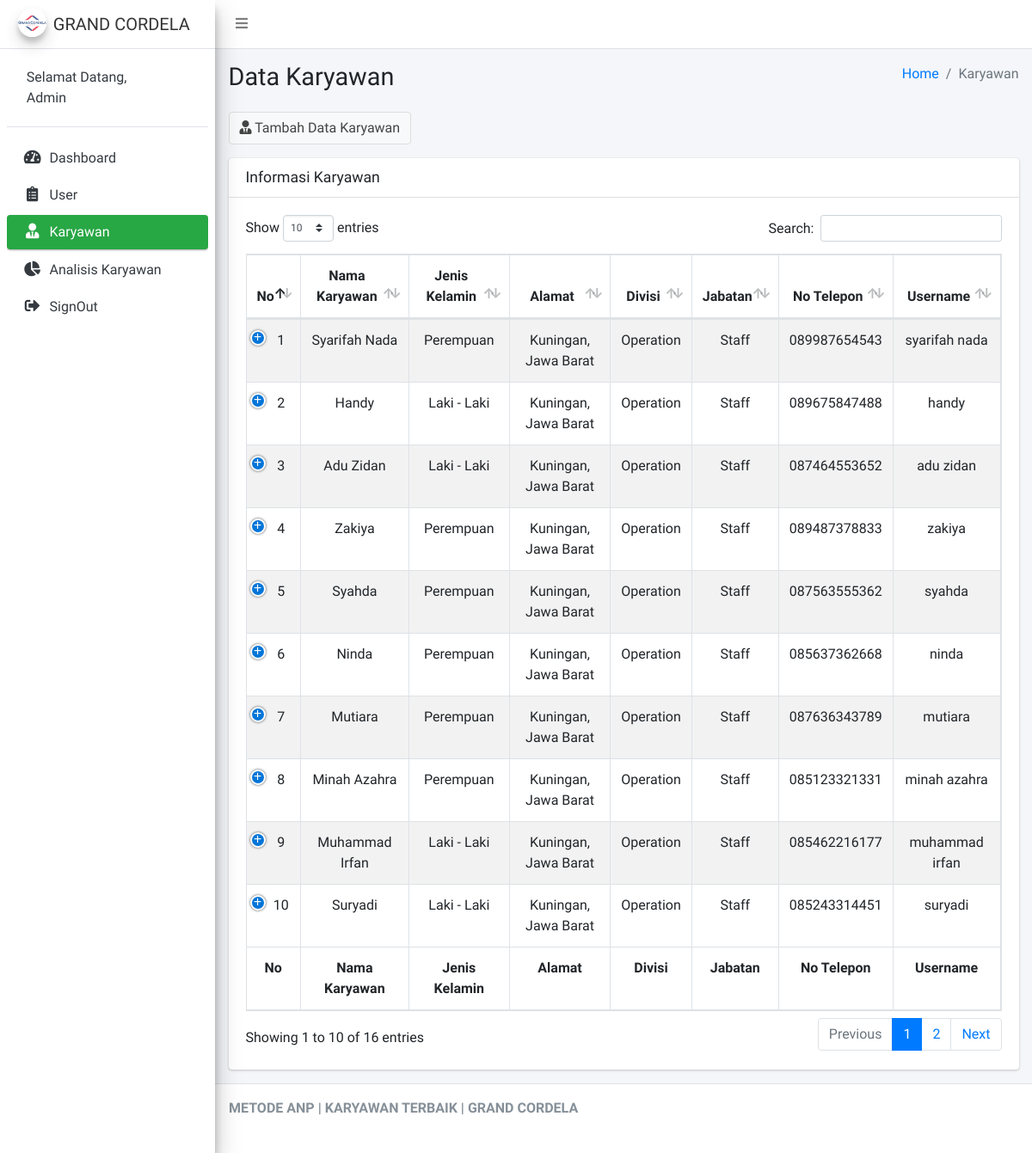
Screenshot of /Admin/cKaryawan (signed in) with the database file from the repository.
### tables this page shows
CREATE TABLE `karyawan` (
  `id_karyawan` int(11) NOT NULL,
  `id_user` int(11) NOT NULL,
  `nama_kar` varchar(125) NOT NULL,
  `jk_kar` varchar(30) NOT NULL,
  `alamat` text NOT NULL,
  `divisi` varchar(30) NOT NULL,
  `jabatan` varchar(30) NOT NULL,
  `no_hp` varchar(15) NOT NULL,
  `username` varchar(50) NOT NULL,
  `password` varchar(50) NOT NULL,
  `tgl_mulai_kerja` varchar(15) NOT NULL
);

### application/controllers/Admin/cKaryawan.php (called while the page is built, shortened)
<?php
class cKaryawan extends CI_Controller
{
	public function __construct()
	{
		$this->load->model('mKaryawan');
	}
	public function index()
	{
		$data = array(
			'karyawan' => $this->mKaryawan->select()
		);
		$this->load->view('Admin/Layout/head');
		$this->load->view('Admin/Layout/aside');
		$this->load->view('Admin/vKaryawan', $data);
		$this->load->view('Admin/Layout/footer');
	}
}

### index.php (called while the page is built, shortened)
<?php
require_once BASEPATH.'core/CodeIgniter.php';

### application/models/mKaryawan.php (called while the page is built, shortened)
<?php
class mKaryawan extends CI_Model
{
	public function select()
	{
		$this->db->select('*');
		$this->db->from('karyawan');
		return $this->db->get()->result();
	}
}

### application/views/Admin/vKaryawan.php (the view, shortened to what this page needs)
<div class="content-wrapper">
	<section class="content-header">
		<div class="container-fluid">
			<div class="row mb-2">
				<div class="col-sm-6">
					<h1>Data Karyawan</h1>
				</div>
				<div class="col-sm-6">
					<ol class="breadcrumb float-sm-right">
						<li class="breadcrumb-item"><a href="#">Home</a></li>
						<li class="breadcrumb-item active">Karyawan</li>
					</ol>
				</div>
			</div>
		</div>
	</section>
	<section class="content">
		<div class="container-fluid">
			<div class="row">
				<div class="col-12  ">
					<button type="button" class="btn btn-default mb-3" data-toggle="modal" data-target="#modal-default">
						<i class="fas fa-user-tie"></i> Tambah Data Karyawan
					</button>
					<div class="card">
						<div class="card-header">
							<h3 class="card-title">Informasi Karyawan</h3>
						</div>
						<div class="card-body">
							<table id="example1" class="table table-bordered table-striped">
								<thead>
									<tr>
										<th class="text-center">No</th>
										<th class="text-center">Nama Karyawan</th>
										<th class="text-center">Jenis Kelamin</th>
										<th class="text-center">Alamat</th>
										<th class="text-center">Divisi</th>
										<th class="text-center">Jabatan</th>
										<th class="text-center">No Telepon</th>
										<th class="text-center">Username</th>
									</tr>
								</thead>
								<tbody>
									<?php
									$no = 1;
									foreach ($karyawan as $key => $value) {
									?>
										<tr>
											<td class="text-center"><?= $no++ ?></td>
											<td class="text-center"><?= $value->nama_kar ?></td>
											<td class="text-center"><?= $value->jk_kar ?></td>
											<td class="text-center"><?= $value->alamat ?></td>
											<td class="text-center"><?= $value->divisi ?></td>
											<td class="text-center"><?= $value->jabatan ?></td>
											<td class="text-center"><?= $value->no_hp ?></td>
											<td class="text-center"><?= $value->username ?></td>
										</tr>
									<?php
									}
									?>
								</tbody>
								<tfoot>
									<tr>
										<th class="text-center">No</th>
										<th class="text-center">Nama Karyawan</th>
										<th class="text-center">Jenis Kelamin</th>
										<th class="text-center">Alamat</th>
										<th class="text-center">Divisi</th>
										<th class="text-center">Jabatan</th>
										<th class="text-center">No Telepon</th>
										<th class="text-center">Username</th>
									</tr>
								</tfoot>
							</table>
						</div>
					</div>
				</div>
			</div>
		</div>
	</section>
</div>

### rows the page displays
karyawan: nama_kar "Syarifah Nada", jk_kar "Perempuan", alamat "Kuningan, Jawa Barat", divisi "Operation", jabatan "Staff", no_hp "089987654543", username "syarifah nada"
karyawan: nama_kar "Handy", jk_kar "Laki - Laki", alamat "Kuningan, Jawa Barat", divisi "Operation", jabatan "Staff", no_hp "089675847488", username "handy"
karyawan: nama_kar "Adu Zidan", jk_kar "Laki - Laki", alamat "Kuningan, Jawa Barat", divisi "Operation", jabatan "Staff", no_hp "087464553652", username "adu zidan"
karyawan: nama_kar "Zakiya", jk_kar "Perempuan", alamat "Kuningan, Jawa Barat", divisi "Operation", jabatan "Staff", no_hp "089487378833", username "zakiya"
karyawan: nama_kar "Syahda", jk_kar "Perempuan", alamat "Kuningan, Jawa Barat", divisi "Operation", jabatan "Staff", no_hp "087563555362", username "syahda"
karyawan: nama_kar "Ninda", jk_kar "Perempuan", alamat "Kuningan, Jawa Barat", divisi "Operation", jabatan "Staff", no_hp "085637362668", username "ninda"
karyawan: nama_kar "Mutiara", jk_kar "Perempuan", alamat "Kuningan, Jawa Barat", divisi "Operation", jabatan "Staff", no_hp "087636343789", username "mutiara"
karyawan: nama_kar "Minah Azahra", jk_kar "Perempuan", alamat "Kuningan, Jawa Barat", divisi "Operation", jabatan "Staff", no_hp "085123321331", username "minah azahra"
karyawan: nama_kar "Muhammad Irfan", jk_kar "Laki - Laki", alamat "Kuningan, Jawa Barat", divisi "Operation", jabatan "Staff", no_hp "085462216177", username "muhammad irfan"
karyawan: nama_kar "Suryadi", jk_kar "Laki - Laki", alamat "Kuningan, Jawa Barat", divisi "Operation", jabatan "Staff", no_hp "085243314451", username "suryadi"
